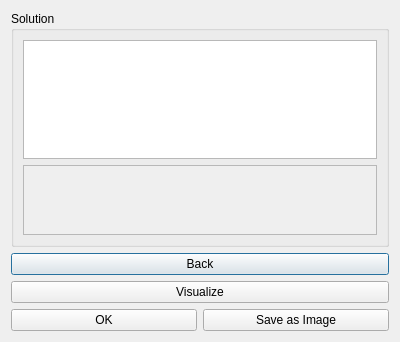
<?xml version="1.0" encoding="UTF-8"?>
<ui version="4.0">
 <class>DialogWithGraphicsView</class>
 <widget class="QDialog" name="DialogWithGraphicsView">
  <property name="geometry">
   <rect>
    <x>0</x>
    <y>0</y>
    <width>400</width>
    <height>342</height>
   </rect>
  </property>
  <property name="windowTitle">
   <string>Dialog</string>
  </property>
  <layout class="QVBoxLayout" name="verticalLayout">
   <item>
    <widget class="QGroupBox" name="groupBox">
     <property name="title">
      <string>Solution</string>
     </property>
     <layout class="QVBoxLayout" name="verticalLayout_2">
      <item>
       <widget class="QGraphicsView" name="graphicsView"/>
      </item>
      <item>
       <widget class="QScrollArea" name="scrollArea">
        <property name="widgetResizable">
         <bool>true</bool>
        </property>
        <widget class="QWidget" name="scrollAreaWidgetContents">
         <property name="geometry">
          <rect>
           <x>0</x>
           <y>0</y>
           <width>344</width>
           <height>77</height>
          </rect>
         </property>
         <layout class="QGridLayout" name="gridLayout_2">
          <item row="1" column="0">
           <spacer name="verticalSpacer">
            <property name="orientation">
             <enum>Qt::Vertical</enum>
            </property>
            <property name="sizeHint" stdset="0">
             <size>
              <width>20</width>
              <height>29</height>
             </size>
            </property>
           </spacer>
          </item>
          <item row="0" column="1">
           <spacer name="horizontalSpacer">
            <property name="orientation">
             <enum>Qt::Horizontal</enum>
            </property>
            <property name="sizeHint" stdset="0">
             <size>
              <width>40</width>
              <height>20</height>
             </size>
            </property>
           </spacer>
          </item>
          <item row="0" column="0">
           <layout class="QVBoxLayout" name="solutionLayout"/>
          </item>
         </layout>
        </widget>
       </widget>
      </item>
     </layout>
    </widget>
   </item>
   <item>
    <widget class="QPushButton" name="backButton">
     <property name="text">
      <string>Back</string>
     </property>
    </widget>
   </item>
   <item>
    <widget class="QPushButton" name="visualizeButton">
     <property name="text">
      <string>Visualize</string>
     </property>
    </widget>
   </item>
   <item>
    <layout class="QHBoxLayout" name="horizontalLayout">
     <item>
      <widget class="QPushButton" name="okButton">
       <property name="text">
        <string>OK</string>
       </property>
      </widget>
     </item>
     <item>
      <widget class="QPushButton" name="saveButton">
       <property name="text">
        <string>Save as Image</string>
       </property>
      </widget>
     </item>
    </layout>
   </item>
  </layout>
 </widget>
 <resources/>
 <connections/>
</ui>
